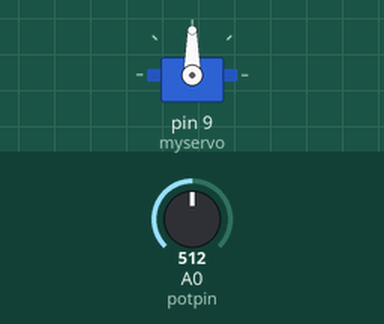
A sketch run on a simulated Arduino Uno, built with avr-gcc and run on an emulated ATmega328P. On the bench: servo. The test bench sets the inputs (shaded band); at power-on: A0 (potpin) = 512.

Above: at 1.2 s.
1.3 s: A0 (potpin) set to 716
At 2.3 s:
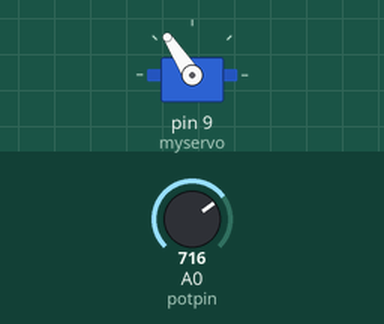
2.8 s: A0 (potpin) set to 900
At 3.1 s:
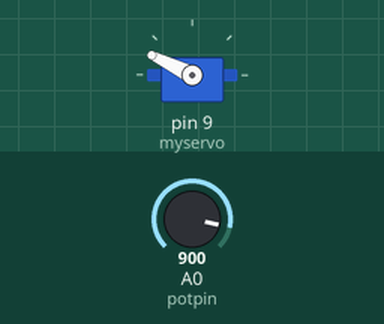
4.3 s: A0 (potpin) set to 1023
At 5.5 s:
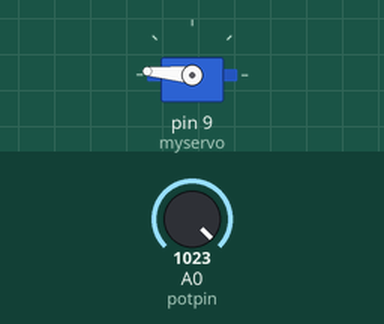
5.8 s: A0 (potpin) set to 306
At 6.6 s:
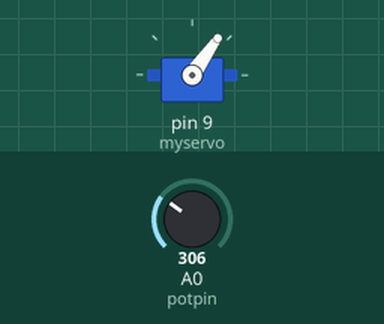
7.3 s: A0 (potpin) set to 122
At 8.0 s:
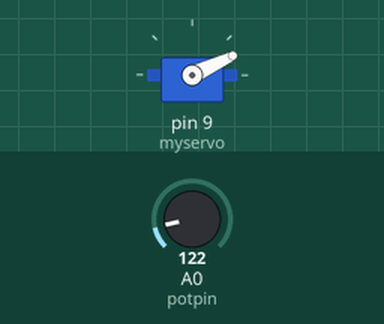
Timing chart, 0 to 9.8 s (numbered marks = the images above; inputs shaded):
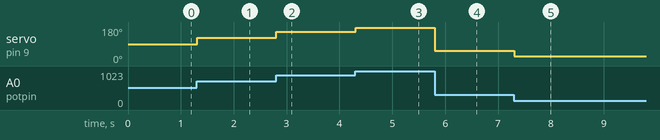

Measured:
- after the input at 1.3 s, servo on pin 9 (myservo): 90° → 123° at once
- after the input at 2.8 s, servo on pin 9 (myservo): 123° → 154° at once
- after the input at 4.3 s, servo on pin 9 (myservo): 154° → 175° at once
- after the input at 5.8 s, servo on pin 9 (myservo): 175° → 55° at once
- after the input at 7.3 s, servo on pin 9 (myservo): 55° → 25° at once

The sketch:

Servo-Pot.ino
```cpp
#include <Servo.h>
Servo myservo;
int potpin = A0;
int val;
void setup() {
  myservo.attach(9);
  pinMode(potpin,INPUT);
}
void loop() {
  val = analogRead(potpin);
  val = map(val, 0, 1023, 5, 175);
  myservo.write(val);
  delay(15);
}
```
